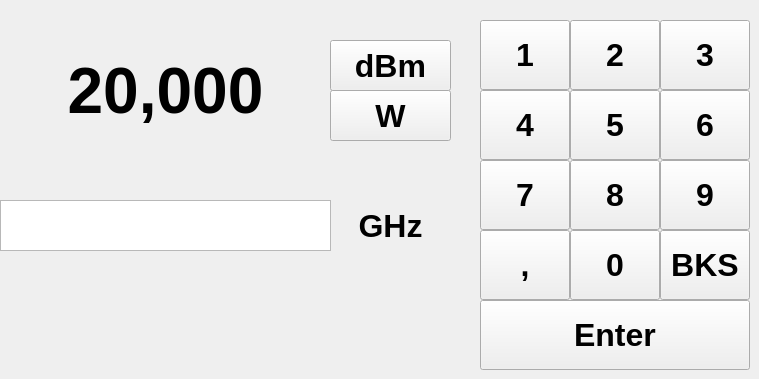
   <widget class="QWidget" name="page1_select_freq">
    <widget class="QPushButton" name="btn_set_unit_dbm_in_select_freq">
     <property name="geometry">
      <rect>
       <x>330</x>
       <y>40</y>
       <width>121</width>
       <height>51</height>
      </rect>
     </property>
     <property name="minimumSize">
      <size>
       <width>0</width>
       <height>0</height>
      </size>
     </property>
     <property name="maximumSize">
      <size>
       <width>5000</width>
       <height>5000</height>
      </size>
     </property>
     <property name="font">
      <font>
       <family>Arial</family>
       <pointsize>24</pointsize>
       <weight>75</weight>
       <bold>true</bold>
      </font>
     </property>
     <property name="text">
      <string>dBm</string>
     </property>
    </widget>
    <widget class="QPushButton" name="btn_0">
     <property name="geometry">
      <rect>
       <x>570</x>
       <y>230</y>
       <width>90</width>
       <height>70</height>
      </rect>
     </property>
     <property name="minimumSize">
      <size>
       <width>90</width>
       <height>70</height>
      </size>
     </property>
     <property name="maximumSize">
      <size>
       <width>90</width>
       <height>70</height>
      </size>
     </property>
     <property name="font">
      <font>
       <family>Arial</family>
       <pointsize>24</pointsize>
       <weight>75</weight>
       <bold>true</bold>
      </font>
     </property>
     <property name="text">
      <string>0</string>
     </property>
    </widget>
    <widget class="QPushButton" name="btn_7">
     <property name="geometry">
      <rect>
       <x>480</x>
       <y>160</y>
       <width>90</width>
       <height>70</height>
      </rect>
     </property>
     <property name="minimumSize">
      <size>
       <width>90</width>
       <height>70</height>
      </size>
     </property>
     <property name="maximumSize">
      <size>
       <width>90</width>
       <height>70</height>
      </size>
     </property>
     <property name="font">
      <font>
       <family>Arial</family>
       <pointsize>24</pointsize>
       <weight>75</weight>
       <bold>true</bold>
      </font>
     </property>
     <property name="text">
      <string>7</string>
     </property>
    </widget>
    <widget class="QPushButton" name="btn_5">
     <property name="geometry">
      <rect>
       <x>570</x>
       <y>90</y>
       <width>90</width>
       <height>70</height>
      </rect>
     </property>
     <property name="minimumSize">
      <size>
       <width>90</width>
       <height>70</height>
      </size>
     </property>
     <property name="maximumSize">
      <size>
       <width>90</width>
       <height>70</height>
      </size>
     </property>
     <property name="font">
      <font>
       <family>Arial</family>
       <pointsize>24</pointsize>
       <weight>75</weight>
       <bold>true</bold>
      </font>
     </property>
     <property name="text">
      <string>5</string>
     </property>
    </widget>
    <widget class="QPushButton" name="btn_1">
     <property name="geometry">
      <rect>
       <x>480</x>
       <y>20</y>
       <width>90</width>
       <height>70</height>
      </rect>
     </property>
     <property name="minimumSize">
      <size>
       <width>90</width>
       <height>70</height>
      </size>
     </property>
     <property name="maximumSize">
      <size>
       <width>90</width>
       <height>70</height>
      </size>
     </property>
     <property name="font">
      <font>
       <family>Arial</family>
       <pointsize>24</pointsize>
       <weight>75</weight>
       <bold>true</bold>
      </font>
     </property>
     <property name="autoFillBackground">
      <bool>false</bool>
     </property>
     <property name="text">
      <string>1</string>
     </property>
    </widget>
    <widget class="QPushButton" name="btn_bks">
     <property name="geometry">
      <rect>
       <x>660</x>
       <y>230</y>
       <width>90</width>
       <height>70</height>
      </rect>
     </property>
     <property name="minimumSize">
      <size>
       <width>90</width>
       <height>70</height>
      </size>
     </property>
     <property name="maximumSize">
      <size>
       <width>90</width>
       <height>70</height>
      </size>
     </property>
     <property name="font">
      <font>
       <family>Arial</family>
       <pointsize>24</pointsize>
       <weight>75</weight>
       <bold>true</bold>
      </font>
     </property>
     <property name="text">
      <string>BKS</string>
     </property>
    </widget>
    <widget class="QPushButton" name="btn_set_unit_watt_in_select_freq">
     <property name="geometry">
      <rect>
       <x>330</x>
       <y>90</y>
       <width>121</width>
       <height>51</height>
      </rect>
     </property>
     <property name="minimumSize">
      <size>
       <width>0</width>
       <height>0</height>
      </size>
     </property>
     <property name="maximumSize">
      <size>
       <width>5000</width>
       <height>5000</height>
      </size>
     </property>
     <property name="font">
      <font>
       <family>Arial</family>
       <pointsize>24</pointsize>
       <weight>75</weight>
       <bold>true</bold>
      </font>
     </property>
     <property name="text">
      <string>W</string>
     </property>
    </widget>
    <widget class="QPushButton" name="btn_9">
     <property name="geometry">
      <rect>
       <x>660</x>
       <y>160</y>
       <width>90</width>
       <height>70</height>
      </rect>
     </property>
     <property name="minimumSize">
      <size>
       <width>90</width>
       <height>70</height>
      </size>
     </property>
     <property name="maximumSize">
      <size>
       <width>90</width>
       <height>70</height>
      </size>
     </property>
     <property name="font">
      <font>
       <family>Arial</family>
       <pointsize>24</pointsize>
       <weight>75</weight>
       <bold>true</bold>
      </font>
     </property>
     <property name="text">
      <string>9</string>
     </property>
    </widget>
    <widget class="QPushButton" name="btn_4">
     <property name="geometry">
      <rect>
       <x>480</x>
       <y>90</y>
       <width>90</width>
       <height>70</height>
      </rect>
     </property>
     <property name="minimumSize">
      <size>
       <width>90</width>
       <height>70</height>
      </size>
     </property>
     <property name="maximumSize">
      <size>
       <width>90</width>
       <height>70</height>
      </size>
     </property>
     <property name="font">
      <font>
       <family>Arial</family>
       <pointsize>24</pointsize>
       <weight>75</weight>
       <bold>true</bold>
      </font>
     </property>
     <property name="text">
      <string>4</string>
     </property>
    </widget>
    <widget class="QPushButton" name="btn_dot">
     <property name="geometry">
      <rect>
       <x>480</x>
       <y>230</y>
       <width>90</width>
       <height>70</height>
      </rect>
     </property>
     <property name="minimumSize">
      <size>
       <width>90</width>
       <height>70</height>
      </size>
     </property>
     <property name="maximumSize">
      <size>
       <width>90</width>
       <height>70</height>
      </size>
     </property>
     <property name="font">
      <font>
       <family>Arial</family>
       <pointsize>24</pointsize>
       <weight>75</weight>
       <bold>true</bold>
      </font>
     </property>
     <property name="text">
      <string>,</string>
     </property>
    </widget>
    <widget class="QPushButton" name="btn_enter">
     <property name="geometry">
      <rect>
       <x>480</x>
       <y>300</y>
       <width>270</width>
       <height>70</height>
      </rect>
     </property>
     <property name="minimumSize">
      <size>
       <width>270</width>
       <height>70</height>
      </size>
     </property>
     <property name="maximumSize">
      <size>
       <width>270</width>
       <height>70</height>
      </size>
     </property>
     <property name="font">
      <font>
       <family>Arial</family>
       <pointsize>24</pointsize>
       <weight>75</weight>
       <bold>true</bold>
      </font>
     </property>
     <property name="text">
      <string>Enter</string>
     </property>
    </widget>
    <widget class="QPushButton" name="btn_2">
     <property name="geometry">
      <rect>
       <x>570</x>
       <y>20</y>
       <width>90</width>
       <height>70</height>
      </rect>
     </property>
     <property name="minimumSize">
      <size>
       <width>90</width>
       <height>70</height>
      </size>
     </property>
     <property name="maximumSize">
      <size>
       <width>90</width>
       <height>70</height>
      </size>
     </property>
     <property name="font">
      <font>
       <family>Arial</family>
       <pointsize>24</pointsize>
       <weight>75</weight>
       <bold>true</bold>
      </font>
     </property>
     <property name="text">
      <string>2</string>
     </property>
    </widget>
    <widget class="QPushButton" name="btn_8">
     <property name="geometry">
      <rect>
       <x>570</x>
       <y>160</y>
       <width>90</width>
       <height>70</height>
      </rect>
     </property>
     <property name="minimumSize">
      <size>
       <width>90</width>
       <height>70</height>
      </size>
     </property>
     <property name="maximumSize">
      <size>
       <width>90</width>
       <height>70</height>
      </size>
     </property>
     <property name="font">
      <font>
       <family>Arial</family>
       <pointsize>24</pointsize>
       <weight>75</weight>
       <bold>true</bold>
      </font>
     </property>
     <property name="text">
      <string>8</string>
     </property>
    </widget>
    <widget class="QPushButton" name="btn_6">
     <property name="geometry">
      <rect>
       <x>660</x>
       <y>90</y>
       <width>90</width>
       <height>70</height>
      </rect>
     </property>
     <property name="minimumSize">
      <size>
       <width>90</width>
       <height>70</height>
      </size>
     </property>
     <property name="maximumSize">
      <size>
       <width>90</width>
       <height>70</height>
      </size>
     </property>
     <property name="font">
      <font>
       <family>Arial</family>
       <pointsize>24</pointsize>
       <weight>75</weight>
       <bold>true</bold>
      </font>
     </property>
     <property name="text">
      <string>6</string>
     </property>
    </widget>
    <widget class="QPushButton" name="btn_3">
     <property name="geometry">
      <rect>
       <x>660</x>
       <y>20</y>
       <width>90</width>
       <height>70</height>
      </rect>
     </property>
     <property name="minimumSize">
      <size>
       <width>90</width>
       <height>70</height>
      </size>
     </property>
     <property name="maximumSize">
      <size>
       <width>90</width>
       <height>70</height>
      </size>
     </property>
     <property name="font">
      <font>
       <family>Arial</family>
       <pointsize>24</pointsize>
       <weight>75</weight>
       <bold>true</bold>
      </font>
     </property>
     <property name="text">
      <string>3</string>
     </property>
    </widget>
    <widget class="QLabel" name="power_label">
     <property name="geometry">
      <rect>
       <x>10</x>
       <y>50</y>
       <width>311</width>
       <height>81</height>
      </rect>
     </property>
     <property name="font">
      <font>
       <family>Arial</family>
       <pointsize>48</pointsize>
       <weight>75</weight>
       <bold>true</bold>
      </font>
     </property>
     <property name="text">
      <string>20,000</string>
     </property>
     <property name="alignment">
      <set>Qt::AlignCenter</set>
     </property>
    </widget>
    <widget class="QLabel" name="power_label_3">
     <property name="geometry">
      <rect>
       <x>330</x>
       <y>210</y>
       <width>121</width>
       <height>31</height>
      </rect>
     </property>
     <property name="font">
      <font>
       <family>Arial</family>
       <pointsize>24</pointsize>
       <weight>75</weight>
       <bold>true</bold>
      </font>
     </property>
     <property name="text">
      <string>GHz</string>
     </property>
     <property name="alignment">
      <set>Qt::AlignCenter</set>
     </property>
    </widget>
    <widget class="QPlainTextEdit" name="frequency">
     <property name="geometry">
      <rect>
       <x>0</x>
       <y>200</y>
       <width>331</width>
       <height>51</height>
      </rect>
     </property>
     <property name="font">
      <font>
       <family>Arial</family>
       <pointsize>20</pointsize>
       <weight>75</weight>
       <bold>true</bold>
      </font>
     </property>
    </widget>
   </widget>
